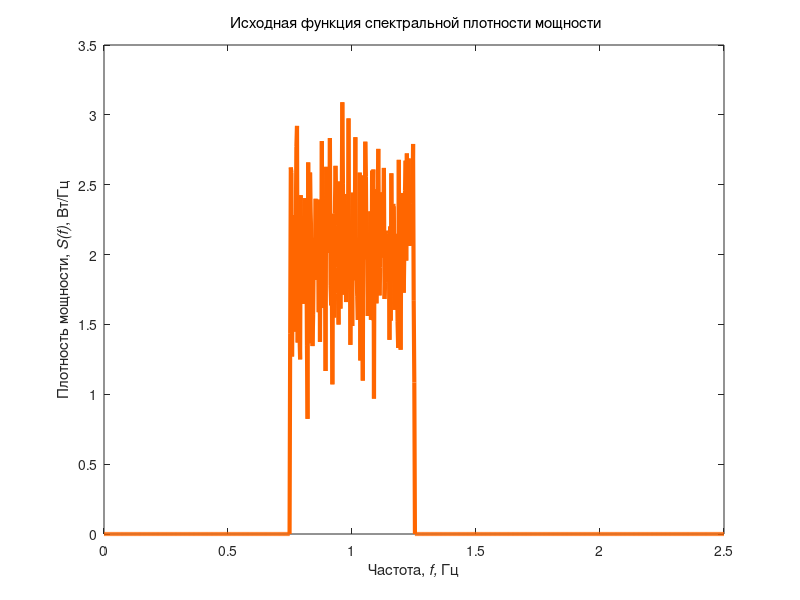
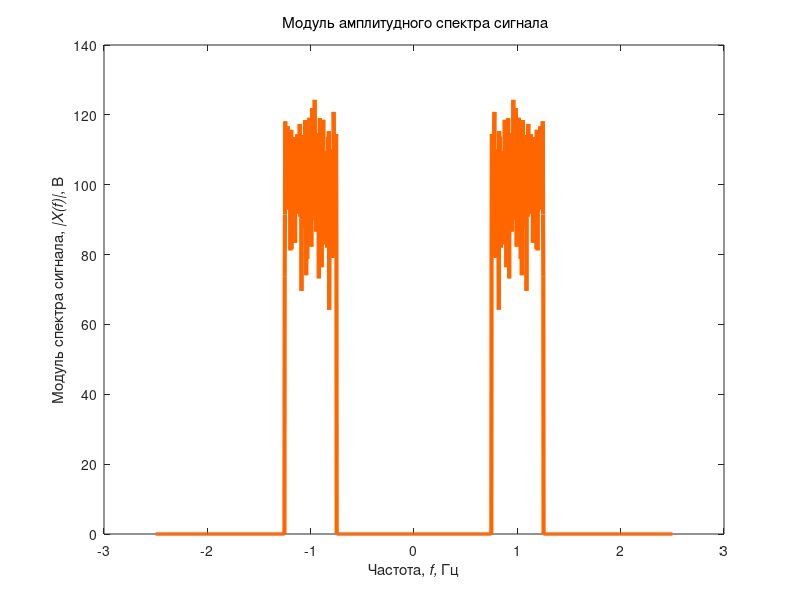
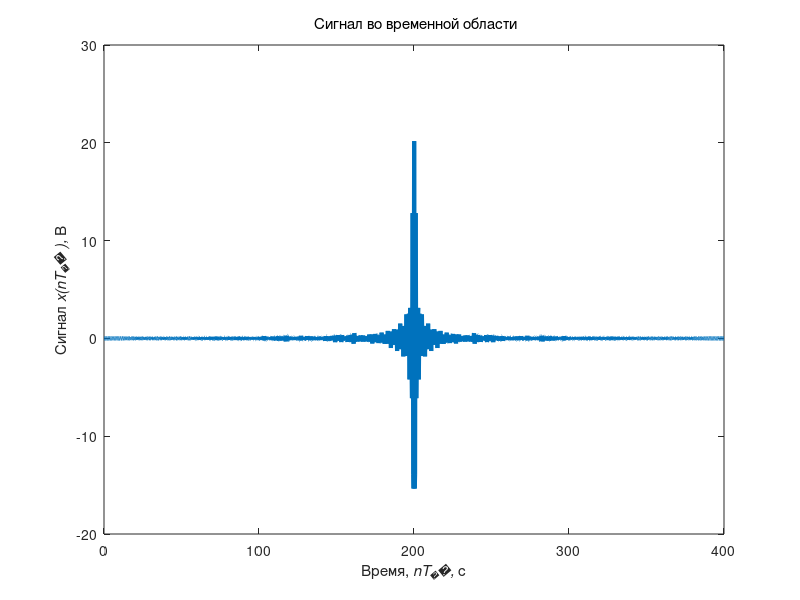
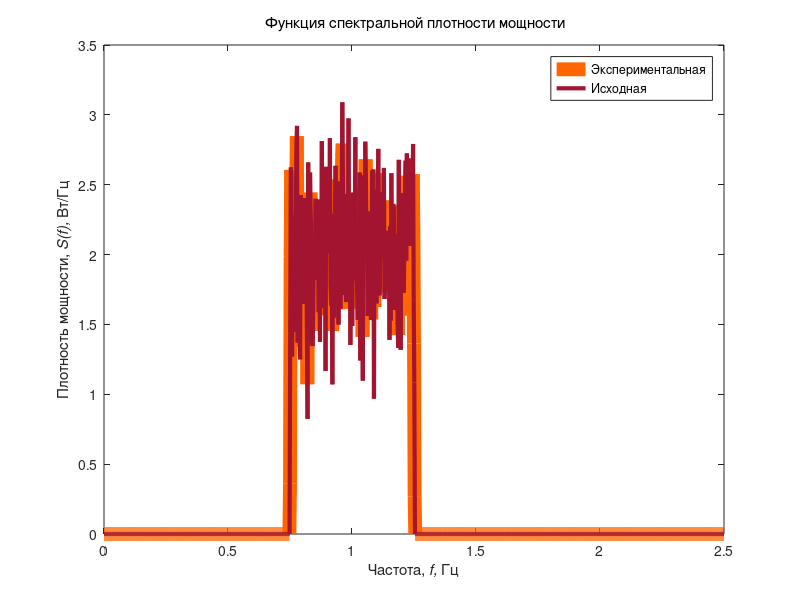

Write the MATLAB code that produced these figures, in order.
pkg load statistics
pkg load signal

% Моделирование фазоманипулированных сигналов
clear all; % Очистка памяти
close all; % Закрытие всех окон с графиками
clc; % Очистка окна команд и сообщений
fontSize=10; % Размер шрифта графиков
fontType=''; % Тип шрифта графиков
% Цвет графиков
tColor=[0,0.447,0.741]; % Временная область
tColorLight=[0.3 0.7 0.9]; % Временная область
Color0=[1 0 0]; % Эталонные сигналы
fColor=[1 0.4 0]; % Частотная область
eColor=[0.85 0.325 0.098]; % Погрешности
eColorLight=[0.9 0.9 0.4]; % Погрешности
eColorDark=[0.635 0.078 0.184]; % Погрешности

S0=2; % Уровень ФСПМ, Вт/Гц
S_mu=0; % Математическое ожидание ФСПМ
S_sigma=0.2*S0; % Среднеквадратичное отклонение ФСПМ
snrS=-20; % Уровень SNR, дБ
fd=5; % Частота дискретизации, Гц
N=1000; % Количество точек ФСПМ
fmin=5*0.15; % Частота среза ФСПМ, Гц
fmax=5*0.25; % Частота среза ФСПМ, Гц
Nmin=round(2*(N-1)*fmin/fd+1); % Номера отсчетов ...
Nmax=round(2*(N-1)*fmax/fd+1); % ... частот среза ФСПМ

% Моделирование исходной ФСПМ
% Формирование ФСПМ
f=linspace(0,fd/2,N); % Область определения ФСПМ
S_prob = normrnd(S_mu,S_sigma, Nmax-Nmin+1)(:)'(1:1:Nmax-Nmin+1);%makedist('Normal',S_mu,S_sigma); % Распределение вероятности
%rS=random(S_prob,Nmax-Nmin+1,1); % Случайная составляющая
rS = S_prob;
sFSPM(1:Nmin-1)=0; % Минимальный уровень
sFSPM(Nmin:Nmax)=S0+rS; % Максимальный уровень
sFSPM(Nmax+1:N)=0; % Минимальный уровень
% Формирование графика
figure; plot(f,sFSPM,'Color',fColor,'LineWidth',3);
set(get(gcf,'CurrentAxes'),'FontSize',10); % Изменение шрифта
title({'\rm Исходная функция спектральной плотности мощности'}); % Заголовок
xlabel('Частота,\it f,\rm Гц'); % Надпись оси абсцисс
ylabel('Плотность мощности,\it S(f)\rm, Вт/Гц'); % Надпись оси ординат

% Формирование амплитудного спектра сигнала
NN=2*N; % Количество точек в спектре
sf=[-fliplr(f(1:end)) f]; % Область определения
sX2=[fliplr(sFSPM(1:end))/2 sFSPM(1:end)/2]; % Формирование значений
sX=sqrt(NN*fd*sX2);
% Формирование графика
figure; plot(sf,sX,'Color',fColor,'LineWidth',3);
set(get(gcf,'CurrentAxes'),'FontSize',10); % Изменение шрифта
title({'\rm Модуль амплитудного спектра сигнала'});
xlabel('Частота,\it f,\rm Гц'); % Надпись оси абсцисс
ylabel('Модуль спектра сигнала,\it |X(f)|\rm, В'); % Надпись оси ординат

% Формирование сигнала во временной области по ФСПМ
td=1/fd; % Период дискретизации
dt=NN*td; % Длина временного интервала
t=linspace(0,dt,NN); % Область определения сигнала
x=ifft(fftshift(sX)); % Обратное преобразование Фурье
% Формирование графика
figure; plot(t,real(ifftshift(x)),'Color',tColor,'LineWidth',3);
set(get(gcf,'CurrentAxes'),'FontSize',10); % Изменение шрифта
title({'\rm Сигнал во временной области'}); % Заголовок
xlabel('Время,\it nT_д,\rm с'); % Задаем надпись оси абсцисс
ylabel('Сигнал\it x(nT_д ),\rm В'); % Задаем надпись оси ординат

[pf,ff]=periodogram(real(x),rectwin(length(x)),...
length(x),fd,'psd'); % Формирование значений
% Формирование графика
figure; plot(ff,pf,'Color',fColor,'LineWidth',10);
set(get(gcf,'CurrentAxes'),'FontSize',10); % Изменение шрифта
title({'\rm Функция спектральной плотности мощности'}); % Заголовок
xlabel('Частота,\it f,\rm Гц'); % Надпись оси абсцисс
ylabel('Плотность мощности,\it S(f),\rm Вт/Гц'); % Надпись оси ординат
hold on; plot(f,sFSPM,'Color',eColorDark,'LineWidth',3);
legend('Экспериментальная','Исходная');

% Моделирование исходной АКФ
% Формирование АКФ
dt=200; % Длительность сигнала
N=1001; % Количество отсчетов сигнала
td=dt/(N-1); % Период дискретизации
NN=2*N-1; % Количество точек АКФ
t=linspace(-dt,dt,NN); % Область определения
sACF0=exp(-t(1:NN-N+1));
sACF0=sACF0/max(sACF0);
sACF=[sACF0(1:end) fliplr(sACF0(2:end))]; % Формирование значений
% Формирование графика
figure; plot(t,sACF,'Color',tColor,'LineWidth',3);
set(get(gcf,'CurrentAxes'),'FontSize',10); % Изменение шрифта
title({'\rm Автокорреляционная функция'});
xlabel('Время,\it nT_д,\rm с'); % Надпись оси абсцисс
ylabel('Автокорреляционная функция,\it R_x(nT_д)'); % Надпись оси ординат

% Формирование функции спектральной плотности
fd=1/td; % Частота дискретизации
f=linspace(-fd/2,fd/2,N); % Область определения
aFSPM0=fft(sACF); % Формирование значений
aFSPM=decimate(aFSPM0,2);
% Формирование графика
figure; plot(f,abs(fftshift(aFSPM)),'Color',fColor,'LineWidth',3);
set(get(gcf,'CurrentAxes'),'FontSize',10); % Изменение шрифта
title({'\rm Функция спектральной плотности мощности'});
xlabel('Частота,\it f,\rm Гц'); % Надпись оси абсцисс
ylabel('Плотность мощности,\it S(f)\rm, Вт/Гц'); % Надпись оси ординат

% Формирование функции спектральной плотности
sX=sqrt(aFSPM); % Формирование значений
% Формирование графика
figure; plot(f,abs(fftshift(sX)),'Color',fColor,'LineWidth',3);
set(get(gcf,'CurrentAxes'),'FontSize',10); % Изменение шрифта
title({'\rm Модуль амплитудного спектра сигнала'});
xlabel('Частота,\it f,\rm Гц'); % Надпись оси абсцисс
ylabel('Модуль спектра сигнала,\it |X(f)|\rm, В'); % Надпись оси ординат

% Моделирование сигнала во временной области по ФСПМ
x=real(ifft(sX)); % Обратное преобразование Фурье
x=ifftshift(x); % Смещение сигнала
% Формирование графика
figure; plot(t(NN-N+1:NN),x,'Color',tColor,'LineWidth',3);
set(get(gcf,'CurrentAxes'),'FontSize',10); % Изменение шрифта
title({'\rm Сигнал во временной области'}); % Заголовок
xlabel('Время,\it nT_д,\rm с'); % Задаем надпись оси абсцисс
ylabel('Сигнал\it x(nT_д ),\rm В'); % Задаем надпись оси ординат

% Расчет АКФ
xACF=xcorr(x,x); % Формирование значений
% Формирование графика
figure; plot(t,xACF,'Color',tColor,'LineWidth',10);
set(get(gcf,'CurrentAxes'),'FontSize',10); % Изменение шрифта
title({'\rm Автокорреляционная функция'}); % Заголовок
xlabel('Время,\it nT_д,\rm с'); % Задаем надпись оси абсцисс
ylabel('Автокорреляционная функция,\it R_x(nT_д )'); % Надпись оси ординат
hold on; plot(t,ifftshift(sACF),'Color',Color0,'LineWidth',3);
legend('Экспериментальная','Исходная');